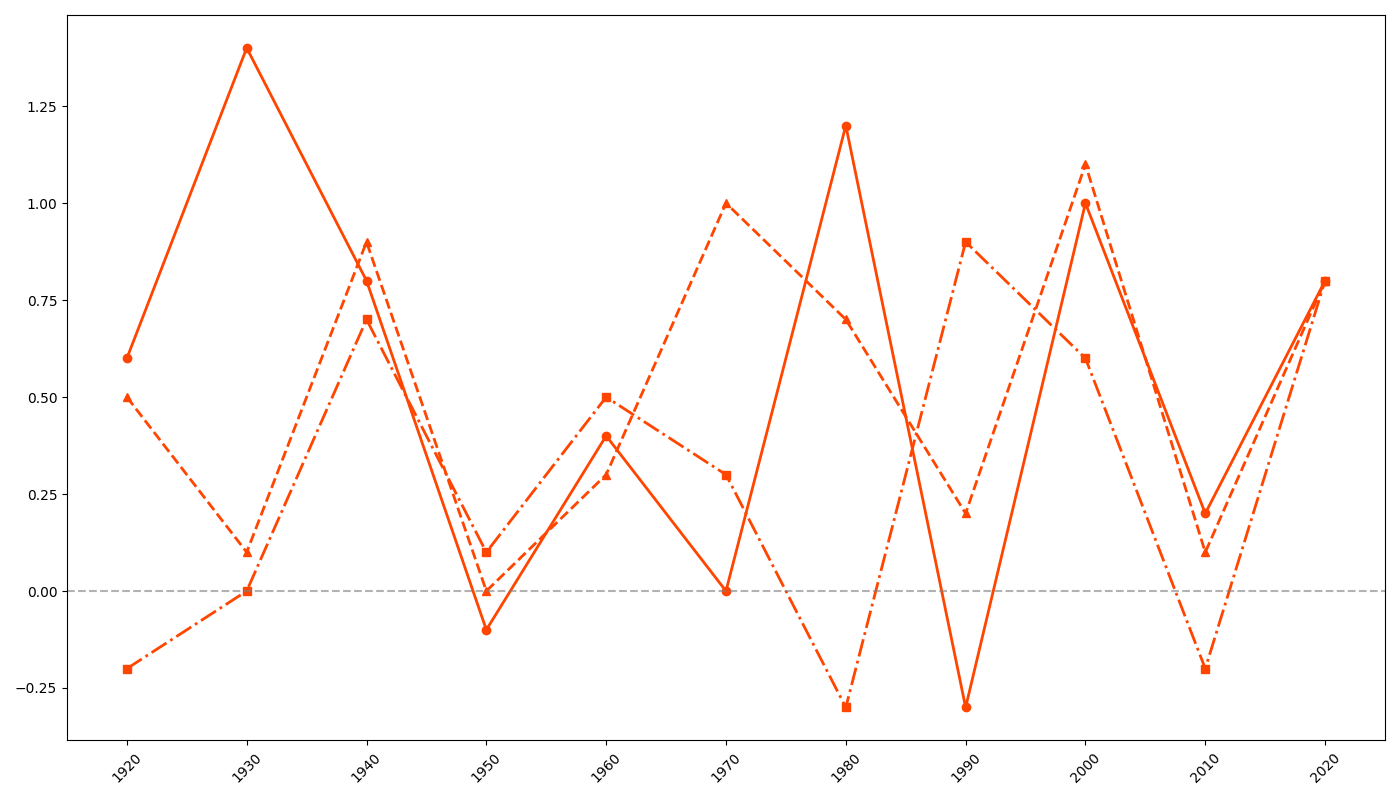

Source code (Python):
import numpy as np
import matplotlib.pyplot as plt

years = np.arange(1920, 2021, 10)

northern_hemisphere = [0.6, 1.4, 0.8, -0.1, 0.4, 0.0, 1.2, -0.3, 1.0, 0.2, 0.8]
tropical_regions = [0.5, 0.1, 0.9, 0.0, 0.3, 1.0, 0.7, 0.2, 1.1, 0.1, 0.8]
southern_hemisphere = [-0.2, 0.0, 0.7, 0.1, 0.5, 0.3, -0.3, 0.9, 0.6, -0.2, 0.8]

fig, ax = plt.subplots(figsize=(14, 8))

common_color = '#FF4500'

ax.plot(years, northern_hemisphere, marker='o', linestyle='-', color=common_color, linewidth=2)
ax.plot(years, tropical_regions, marker='^', linestyle='--', color=common_color, linewidth=2)
ax.plot(years, southern_hemisphere, marker='s', linestyle='-.', color=common_color, linewidth=2)

# Removed grid and background color
ax.set_xticks(years)
ax.set_xticklabels(years, rotation=45)
ax.axhline(0, color='gray', linewidth=1.5, linestyle='--', alpha=0.6)

plt.tight_layout()
plt.show()
